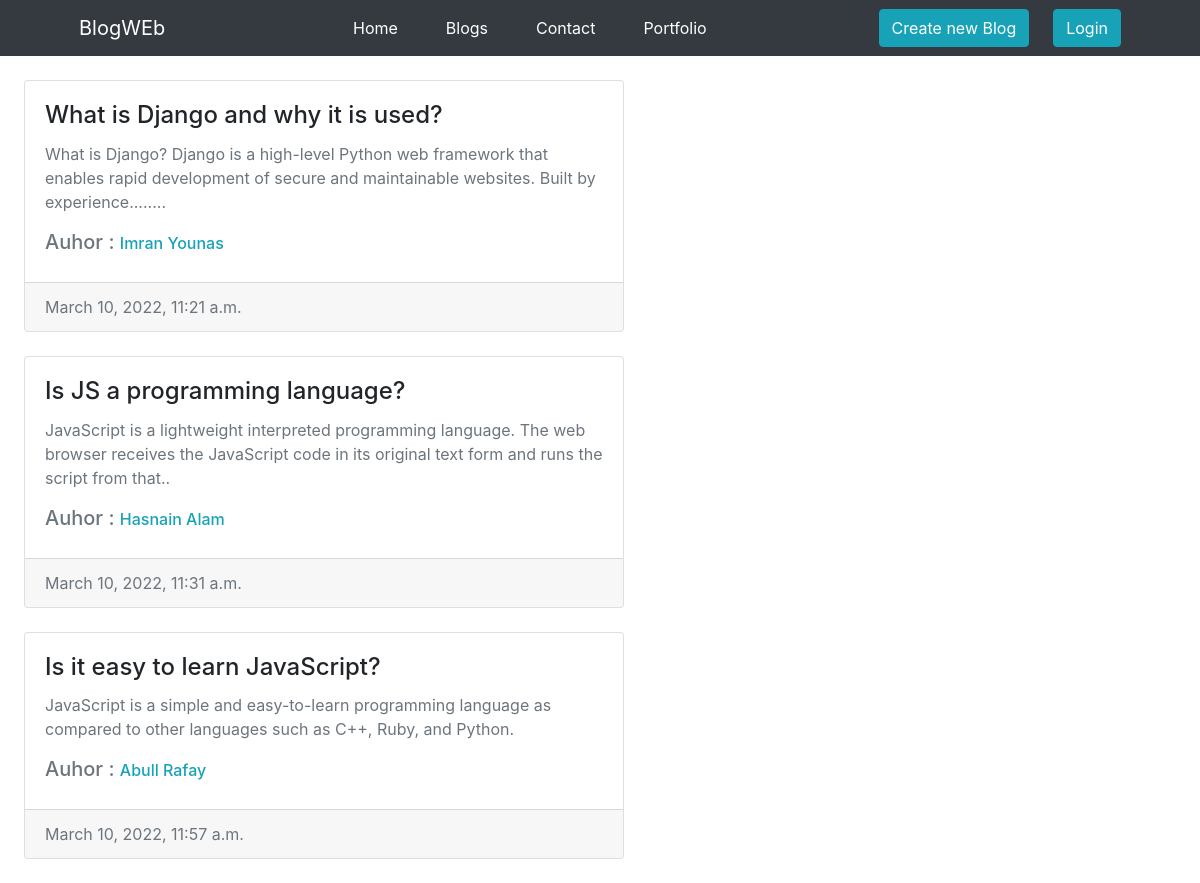
/home/, run on the app's committed database.
### post/models.py (models this page shows, shortened)
class Blog(models.Model):
    title = models.CharField(max_length=100)
    author = models.CharField(max_length=100)
    Describe = models.TextField()
    date = models.DateTimeField(auto_now_add=True)

### post/views.py (the view)
# urls.py: 2. Add a URL to urlpatterns:  path('', views.home, name='home')
def home(request):
    blogs = Blog.objects.all()
    context = {'blogs' : blogs}
    return render(request, 'post/home.html' , context)

### post/templates/post/home.html
{% extends 'post/base.html' %}
{% block content %}
{% include 'post/navbar.html' %}
{% for blog in blogs %}
<div class="card w-50 m-4">
    <div class="card-body">
      <h4 class="card-title fw-bold">{{blog.title}}</h4>
      <p class="card-text text-muted ">{{blog.Describe}}</p>
      <h5 class="text-muted">Auhor : <a href="profile/{{blog.id}}" class="text-info" style="font-size: medium;">{{blog.author}}</a>
      </h5>
    </div>
    <div class="card-footer text-muted">
      {{blog.date}}
    </div>
  </div>
  {% endfor %}
{% endblock %}

### post/templates/post/base.html (shortened to what this page needs)
<!DOCTYPE html>
<html lang="en">
<head>
    <link rel="stylesheet" href="https://cdn.jsdelivr.net/npm/bootstrap@4.3.1/dist/css/bootstrap.min.css">
</head>
<body>
    {% block content %}
    {% endblock%}
</body>
</html>

### post/templates/post/navbar.html (shortened to what this page needs)
{% extends 'post/base.html' %}
{% block content %}
<nav class="navbar navbar-expand-xl navbar-dark bg-dark sticky-md-top ">
    <div class="container-fluid mx-5">
      <a class="navbar-brand " href="#">BlogWEb</a>
        <ul class="navbar-nav me-auto mb-2 mb-xl-0">
            <li class="nav-item">
                <a class="nav-link text-white mx-3 fw-bold" href="{% url 'home' %}">Home</a>
              </li>
          <li class="nav-item">
            <a class="nav-link text-white mx-3 fw-bold" href="{% url 'blog' %}">Blogs</a>
          </li>
          <li class="nav-item">
            <a class="nav-link text-white mx-3 fw-bold" href="#">Contact</a>
          </li>
          <li class="nav-item">
            <a class="nav-link text-white mx-3 fw-bold" href="#">Portfolio</a>
          </li>
        </ul>
        <form class="d-flex ">
          <a class="btn btn-info" type="submit" href="{% url 'upload' %}">Create new Blog</a>
          {% block register %}
          {% if request.user.is_authenticated %}
          <a class="btn btn-info ml-4" type="submit" href="{% url 'logout' %}">Logout</a>
          {% else %}
          <a class="btn btn-info ml-4" type="submit" href="{% url 'login' %}">Login</a>
          {% endif %}
          {% endblock %}
        </form>
      </div>
  </nav>
{% endblock %}

### data on the page
Blog: title "What is Django and why it is used?", Describe "What is Django? Django is a high-level Python web framework that enables rapid development of secure and maintainable websites. Built by experience........", author "Imran Younas", date "March 10, 2022, 11:21 a.m."
Blog: title "Is JS a programming language?", Describe "JavaScript is a lightweight interpreted programming language. The web browser receives the JavaScript code in its original text form and runs the script from that..", author "Hasnain Alam", date "March 10, 2022, 11:31 a.m."
Blog: title "Is it easy to learn JavaScript?", Describe "JavaScript is a simple and easy-to-learn programming language as compared to other languages such as C++, Ruby, and Python.", author "Abull Rafay", date "March 10, 2022, 11:57 a.m."
